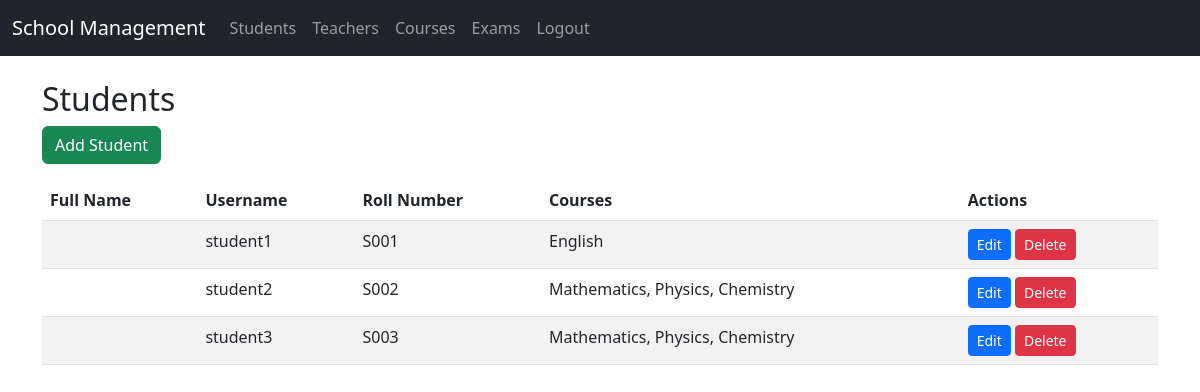
/students/ (signed in), run on the app's committed database.
### core/models.py (models this page shows, shortened)
class Student(models.Model):
    user = models.OneToOneField(CustomUser, on_delete=models.CASCADE)
    roll_number = models.CharField(max_length=20, unique=True)
    courses = models.ManyToManyField(Course, blank=True)

class CustomUser(AbstractUser):
    ROLE_CHOICES = (
        ('admin', 'Admin'),
        ('teacher', 'Teacher'),
        ('parent', 'Parent'),
    )
    role = models.CharField(max_length=10, choices=ROLE_CHOICES)

class Course(models.Model):
    name = models.CharField(max_length=100)
    code = models.CharField(max_length=10, unique=True)
    description = models.TextField(blank=True)

### core/views.py (the view)
# urls.py: path('students/', views.student_list, name='students'),
@login_required
def student_list(request):
    if not role_check(request.user, ['admin']):
        messages.error(request, 'Access denied.')
        return redirect('dashboard')
    students = Student.objects.all()
    return render(request, 'core/students.html', {'students': students})

### core/views.py (called while the page is built)
def role_check(user, allowed_roles):
    return user.role in allowed_roles

### core/templates/core/students.html (shortened to what this page needs)
{% extends 'core/base.html' %}
{% block content %}
<h2>Students</h2>
<a href="{% url 'student_add' %}" class="btn btn-success mb-3">Add Student</a>
<table class="table table-striped table-responsive">
    <thead>
        <tr>
            <th>Full Name</th>
            <th>Username</th>
            <th>Roll Number</th>
            <th>Courses</th>
            <th>Actions</th>
        </tr>
    </thead>
    <tbody>
        {% for student in students %}
        <tr>
            <td>{{ student.user.get_full_name }}</td>
            <td>{{ student.user.username }}</td>
            <td>{{ student.roll_number }}</td>
            <td>
                {% for c in student.courses.all %}{{ c.name }}{% if not forloop.last %}, {% endif %}{% endfor %}
            </td>
            <td>
                <a href="{% url 'student_edit' student.id %}" class="btn btn-primary btn-sm">Edit</a>
                <a href="{% url 'student_delete' student.id %}" class="btn btn-danger btn-sm">Delete</a>
            </td>
        </tr>
        {% endfor %}
    </tbody>
</table>
{% endblock %}

### data on the page
Student: user.username "student1", roll_number "S001"
Course: name "English"
Student: user.username "student2", roll_number "S002"
Course: name "Mathematics"
Course: name "Physics"
Course: name "Chemistry"
Student: user.username "student3", roll_number "S003"
